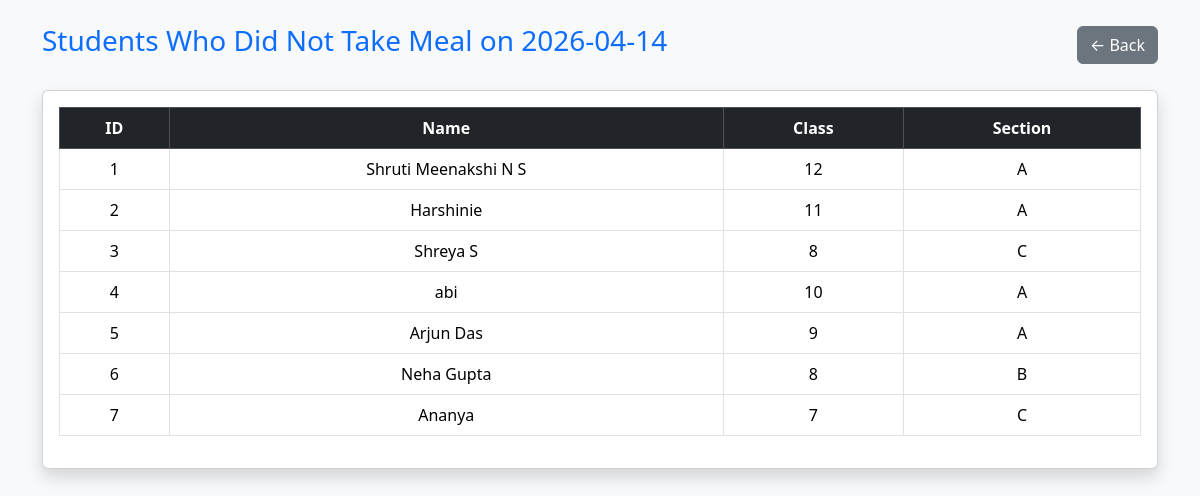
Page /meals_not_taken (signed in) on the committed database.
### tables this page shows
CREATE TABLE students (
            id INTEGER PRIMARY KEY AUTOINCREMENT,
            name TEXT NOT NULL,
            student_class TEXT NOT NULL,
            section TEXT NOT NULL,
            qr_code TEXT,
            is_active INTEGER DEFAULT 1
        );

### app.py (the view)
@app.route("/meals_not_taken")
@login_required
def meals_not_taken():
    selected_date = request.args.get("date")
    if not selected_date:
        selected_date = datetime.now().strftime("%Y-%m-%d")
    conn = get_db()
    cursor = conn.cursor()
    cursor.execute("""
        SELECT id, name, student_class, section
        FROM students
        WHERE is_active = 1
          AND id NOT IN (
              SELECT student_id FROM meal_records WHERE date = ?
          )
    """, (selected_date,))
    students = cursor.fetchall()
    conn.close()
    return render_template(
        "meal_list.html",
        title=f"Students Who Did Not Take Meal on {selected_date}",
        students=students
    )

### app.py (called while the page is built)
def get_db():
    conn = sqlite3.connect(DATABASE)
    conn.execute("PRAGMA foreign_keys = ON")
    return conn

def login_required(f):
    @wraps(f)
    def wrapper(*args, **kwargs):
        if "user_id" not in session:
            flash("Please login first", "warning")
            return redirect(url_for("login"))
        return f(*args, **kwargs)
    return wrapper

### templates/meal_list.html (shortened to what this page needs)
<!DOCTYPE html>
<html>
<head>
    <link href="https://cdn.jsdelivr.net/npm/bootstrap@5.3.2/dist/css/bootstrap.min.css" rel="stylesheet">
</head>
<body class="bg-light">
<div class="container mt-4">
    <div class="d-flex justify-content-between align-items-center mb-4">
        <h3 class="text-primary">{{ title }}</h3>
        <a href="{{ url_for('admin_dashboard') }}" class="btn btn-secondary">← Back</a>
    </div>
    <div class="card shadow p-3">
        <table class="table table-bordered text-center">
            <thead class="table-dark">
                <tr>
                    <th>ID</th>
                    <th>Name</th>
                    <th>Class</th>
                    <th>Section</th>
                </tr>
            </thead>
            <tbody>
                {% if students %}
                    {% for s in students %}
                    <tr>
                        <td>{{ s[0] }}</td>
                        <td>{{ s[1] }}</td>
                        <td>{{ s[2] }}</td>
                        <td>{{ s[3] }}</td>
                    </tr>
                    {% endfor %}
                {% else %}
                    <tr>
                        <td colspan="4" class="text-muted">
                            No records found
                        </td>
                    </tr>
                {% endif %}
            </tbody>
        </table>
    </div>
</div>
</body>
</html>

### rows in the picture
students: id "1", name "Shruti Meenakshi N S", student_class "12", section "A"
students: id "2", name "Harshinie", student_class "11", section "A"
students: id "3", name "Shreya S", student_class "8", section "C"
students: id "4", name "abi", student_class "10", section "A"
students: id "5", name "Arjun Das", student_class "9", section "A"
students: id "6", name "Neha Gupta", student_class "8", section "B"
students: id "7", name "Ananya", student_class "7", section "C"

### other values in the picture
{{ title }} "Students Who Did Not Take Meal on 2026-04-14"
